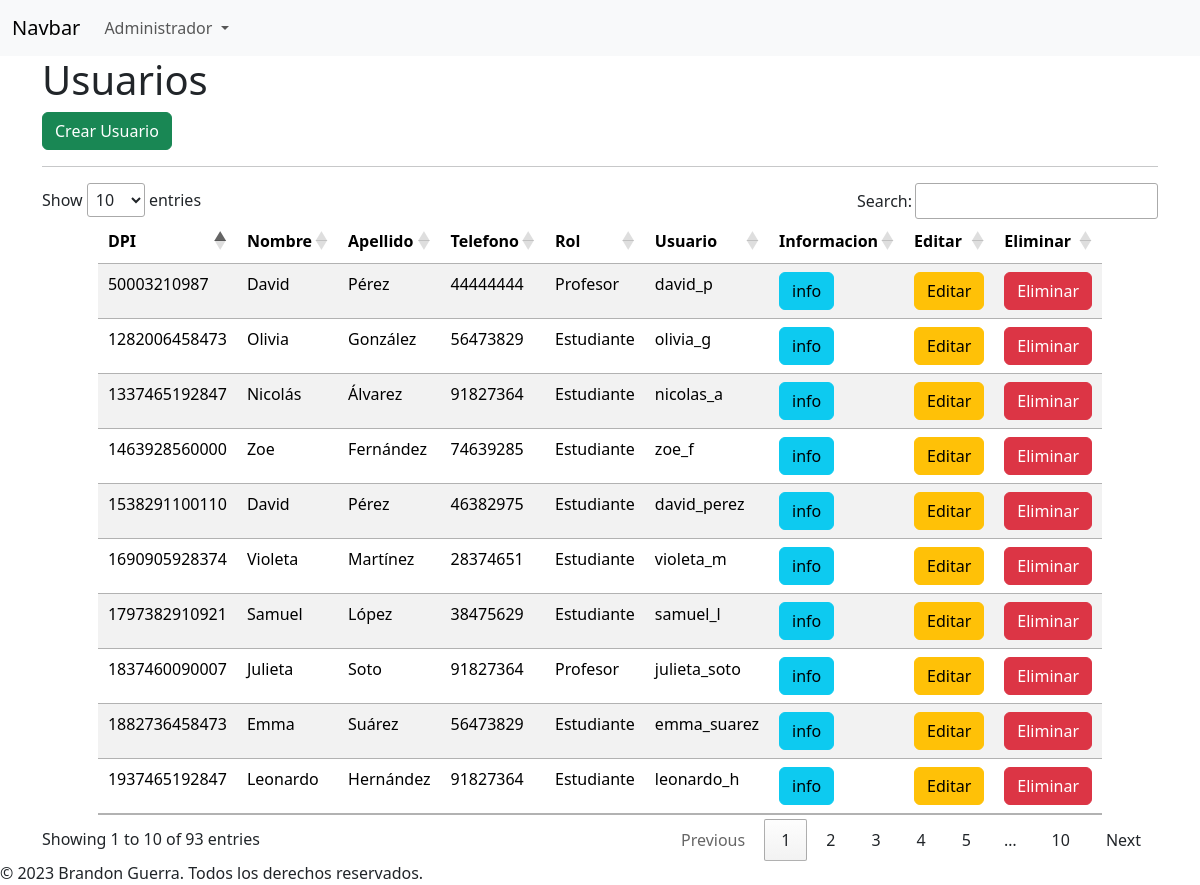
Screenshot of /index.php?action=mostrarUsuarios with the database file from the repository.
### tables this page shows
CREATE TABLE `usuarios` (
  `id_usuario` int NOT NULL AUTO_INCREMENT,
  `DPI` varchar(240) NOT NULL,
  `nombre_us` varchar(50) NOT NULL,
  `apellido_us` varchar(50) NOT NULL,
  `telefono_us` varchar(50) NOT NULL,
  `id_rol` int NOT NULL,
  `usuario` varchar(100) NOT NULL,
  `contrasenia` varchar(240) NOT NULL,
  `estado` int NOT NULL DEFAULT '1',
  PRIMARY KEY (`id_usuario`),
  UNIQUE KEY `unique_DPI` (`DPI`),
  UNIQUE KEY `usuario` (`usuario`),
  KEY `id_rol` (`id_rol`),
  CONSTRAINT `usuarios_ibfk_1` FOREIGN KEY (`id_rol`) REFERENCES `rol` (`id_rol`)
);

CREATE TABLE `rol` (
  `id_rol` int NOT NULL AUTO_INCREMENT,
  `nombre_rol` varchar(50) NOT NULL,
  PRIMARY KEY (`id_rol`)
);

### controller/enlaces/EnlacesController.php (called while the page is built, shortened)
<?php
class EnlacesController
{
    public function mostrarPlantilla()
    {
        require_once("views/layouts/template.php");
    }
    public function enlacesPaginasController()
    {
        if (isset($_GET["action"])) {
            $enlaces = $_GET["action"];
        } else {
            $enlaces = "inicio";
        }
        $respuesta = Enlaces::enlacesModel($enlaces);
        require_once($respuesta);
    }
}

### index.php (called while the page is built, shortened)
<?php
require_once("autoload.php");
$pagina = new EnlacesController();
$pagina->mostrarPlantilla();

### autoload.php (called while the page is built, shortened)
<?php
function autoload($class)
{
    $url = "" . str_replace("\\", "/", $class . ".php");
}

### model/db/ConexionDB.php (called while the page is built, shortened)
<?php
class ConexionDB
{
    public static function conectar()
    {
        try {
            $conexion = new \PDO("mysql:host=localhost:3307;dbname=escuela_db", "root", "1234");
            return $conexion;
        } catch (\PDOException $e) {
            echo "Error al conectar a la base de datos: " . $e->getMessage();
            return null;
        }
    }
}

### model/db/Usuarios.php (called while the page is built, shortened)
<?php
class Usuarios
{
    public static function mostrarUsuariosModel()
    {
        try {
            $stmt = ConexionDB::conectar()->prepare("select usuarios.id_usuario, usuarios.DPI, usuarios.nombre_us, usuarios.apellido_us, usuarios.telefono_us, rol.nombre_rol, usuarios.usuario
            from usuarios
            inner join  rol on usuarios.id_rol = rol.id_rol
            WHERE estado = 1;");
            $stmt->execute();
            return $stmt->fetchAll();
        } catch (\PDOException $e) {
            echo $e->getMessage();
        }
    }
}

### controller/usuarios/UsuariosController.php (called while the page is built, shortened)
<?php
class UsuariosController
{
    public function mostrarUsuariosController()
    {
        $usuarios = Usuarios::mostrarUsuariosModel();
        return $usuarios;
    }
}

### views/pages/admin/usuarios/mostrarUsuarios.php (the view, shortened to what this page needs)
<?php
$mostrarUsuarios = new UsuariosController();
$usuarios = $mostrarUsuarios->mostrarUsuariosController();
?>
<h1>Usuarios</h1>
<button type="button" class="btn btn-success" onclick="window.location.href='index.php?action=crearUsuario'">Crear
    Usuario</button>
<hr>
<table id="tablaUser" class="table table-striped" width="80%">
    <thead>
        <tr>
            <th>DPI</th>
            <th>Nombre</th>
            <th>Apellido</th>
            <th>Telefono</th>
            <th>Rol</th>
            <th>Usuario</th>
            <th>Informacion</th>
            <th>Editar</th>
            <th>Eliminar</th>
        </tr>
    </thead>
    <tbody>
        <?php foreach ($usuarios as $usuario) : ?>
            <tr>
                <td><?php echo $usuario['DPI']; ?></td>
                <td><?php echo $usuario['nombre_us']; ?></td>
                <td><?php echo $usuario['apellido_us']; ?></td>
                <td><?php echo $usuario['telefono_us']; ?></td>
                <td><?php echo $usuario['nombre_rol']; ?></td>
                <td><?php echo $usuario['usuario']; ?></td>
                <td>
                    <a href="index.php?action=informacionUsuario&idUser=<?php echo $usuario['id_usuario']; ?>">
                        <button class="btn btn-info">info</button></a>
                </td>
                <td>
                    <a href="index.php?action=editarUsuario&idUser=<?php echo $usuario['id_usuario']; ?>">
                        <button class="btn btn-warning">Editar</button>
                    </a>
                </td>
                <td>
                    <a href="index.php?action=eliminarUsuario&idUser=<?php echo $usuario['id_usuario']; ?>">
                        <button class="btn btn-danger">Eliminar</button></a>
                </td>
            </tr>
        <?php endforeach; ?>
    </tbody>
</table>

### views/includes/cabecera.php (shortened to what this page needs)
<!DOCTYPE html>
<html lang="en">
<head>
    <link href="https://cdn.jsdelivr.net/npm/bootstrap@5.3.2/dist/css/bootstrap.min.css" rel="stylesheet"
>
    <link rel="stylesheet" href="https://cdn.datatables.net/1.13.6/css/jquery.dataTables.css" />
</head>
<body>

### views/includes/navBar.php (shortened to what this page needs)
<nav class="navbar navbar-expand-lg bg-body-tertiary">
    <div class="container-fluid">
        <a class="navbar-brand" href="#">Navbar</a>
        <div class="collapse navbar-collapse" id="navbarSupportedContent">
            <ul class="navbar-nav me-auto mb-2 mb-lg-0">
                <li class="nav-item dropdown">
                    <a class="nav-link dropdown-toggle" href="#" role="button" data-bs-toggle="dropdown" aria-expanded="false">
                        Administrador
                    </a>
                </li>
            </ul>
        </div>
    </div>
</nav>

### views/layouts/template.php (shortened to what this page needs)
<?php
require_once(__DIR__ . '/../../autoload.php');
$paginas = new EnlacesController();
?>
<?php include(__DIR__ . '/../includes/cabecera.php'); ?>
<?php include(__DIR__ . '/../includes/navBar.php'); ?>
<div class="container">
    <div class="row">
        <div class="col-12">
            <?php
            $paginas->enlacesPaginasController();
            ?>
        </div>
    </div>
</div>
<?php include(__DIR__ . '/../includes/footer.php'); ?>

### views/includes/footer.php
<footer>
    <div class="footer-copyright">
        &copy; 2023 Brandon Guerra. Todos los derechos reservados.
    </div>
</footer>
</body>
</html>

### rows the page displays
usuarios: DPI "1837460090007", nombre_us "Julieta", apellido_us "Soto", telefono_us "91827364", id_rol.nombre_rol "Profesor", usuario "julieta_soto"
usuarios: DPI "1282006458473", nombre_us "Olivia", apellido_us "González", telefono_us "56473829", id_rol.nombre_rol "Estudiante", usuario "olivia_g"
usuarios: DPI "1337465192847", nombre_us "Nicolás", apellido_us "Álvarez", telefono_us "91827364", id_rol.nombre_rol "Estudiante", usuario "nicolas_a"
usuarios: DPI "1463928560000", nombre_us "Zoe", apellido_us "Fernández", telefono_us "74639285", id_rol.nombre_rol "Estudiante", usuario "zoe_f"
usuarios: DPI "1538291100110", nombre_us "David", apellido_us "Pérez", telefono_us "46382975", id_rol.nombre_rol "Estudiante", usuario "david_perez"
usuarios: DPI "1690905928374", nombre_us "Violeta", apellido_us "Martínez", telefono_us "28374651", id_rol.nombre_rol "Estudiante", usuario "violeta_m"
usuarios: DPI "1797382910921", nombre_us "Samuel", apellido_us "López", telefono_us "38475629", id_rol.nombre_rol "Estudiante", usuario "samuel_l"
usuarios: DPI "1882736458473", nombre_us "Emma", apellido_us "Suárez", telefono_us "56473829", id_rol.nombre_rol "Estudiante", usuario "emma_suarez"
usuarios: DPI "1937465192847", nombre_us "Leonardo", apellido_us "Hernández", telefono_us "91827364", id_rol.nombre_rol "Estudiante", usuario "leonardo_h"
usuarios: DPI "50003210987", nombre_us "David", apellido_us "Pérez", telefono_us "44444444", id_rol.nombre_rol "Profesor", usuario "david_p"
